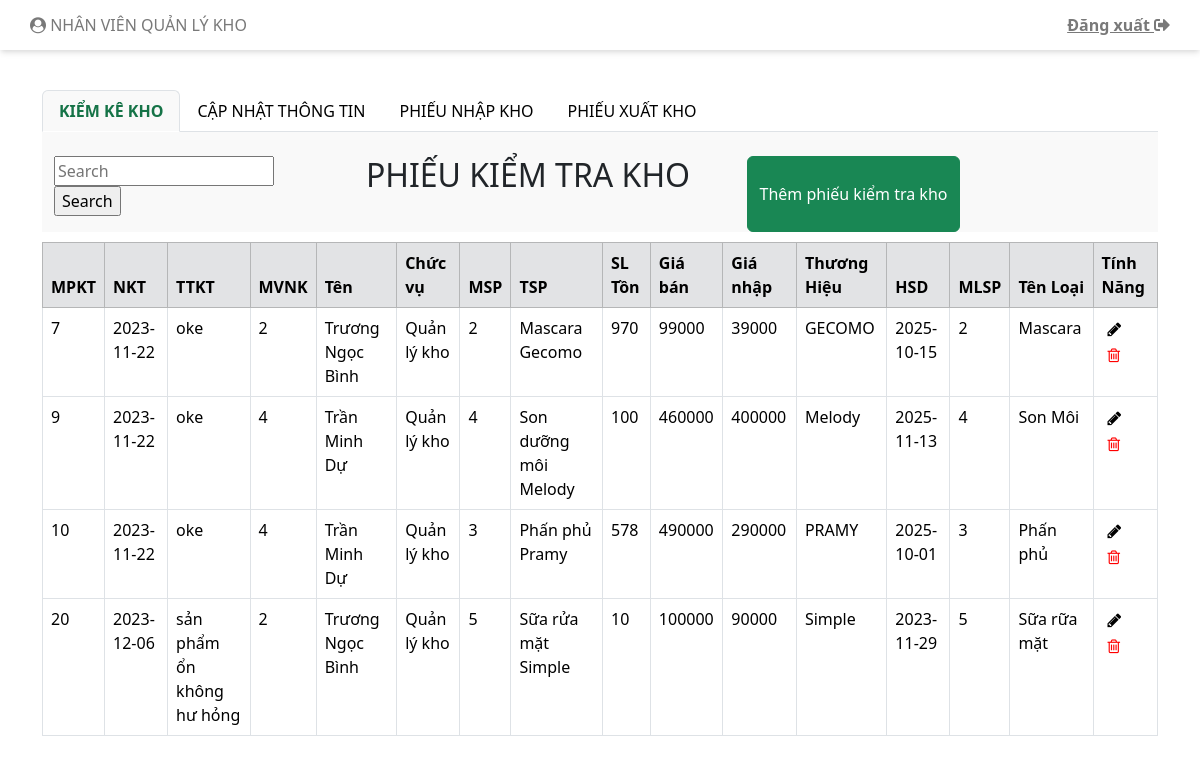
Before: /indexQLKH.php?kiem-ke-kho (signed in) with the older database file.
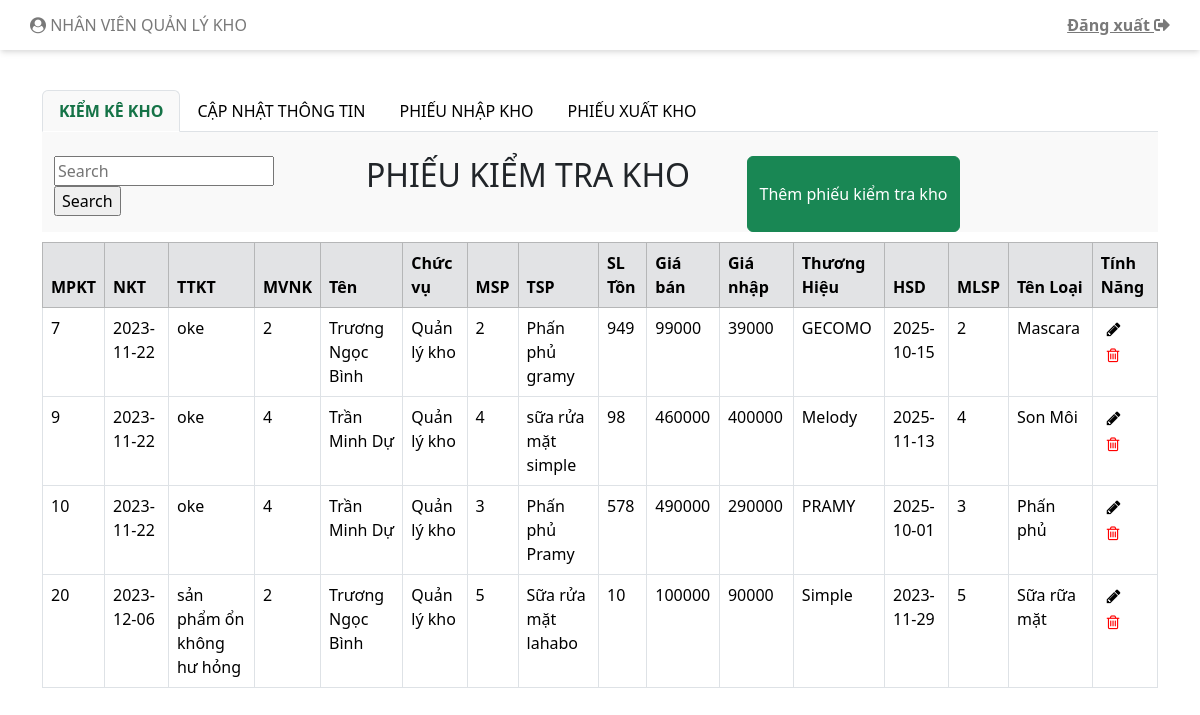
After: the same page with the newer database file.
### tables this page shows
CREATE TABLE `phieukiemtrakho` (
  `NgayKiemTra` date NOT NULL,
  `MaSanPham` int(11) NOT NULL,
  `MaNhanVien` int(11) NOT NULL,
  `TrangThaiKiemTra` varchar(50) NOT NULL,
  `MaPhieuKiemTraKho` tinyint(4) NOT NULL,
  `PhieuShow` tinyint(4) NOT NULL DEFAULT 1
);

CREATE TABLE `sanpham` (
  `MaSanPham` int(11) NOT NULL,
  `TenSanPham` varchar(100) NOT NULL,
  `SoLuongTon` int(11) NOT NULL DEFAULT 1,
  `MoTa` varchar(100) DEFAULT NULL,
  `GiaBan` double NOT NULL,
  `GiaNhap` double NOT NULL,
  `ThuongHieu` varchar(100) DEFAULT NULL,
  `HinhAnh` varchar(50) NOT NULL,
  `HanSuDung` date DEFAULT NULL,
  `LoaiSanPham` int(11) NOT NULL,
  `NhaCungCap` int(11) NOT NULL,
  `trangThai` tinyint(4) NOT NULL DEFAULT 1
);

CREATE TABLE `nhanvien` (
  `MaNhanVien` int(11) NOT NULL,
  `HoTen` varchar(50) NOT NULL,
  `MatKhau` varchar(20) NOT NULL,
  `Email` varchar(50) NOT NULL,
  `SoDienThoai` varchar(15) NOT NULL,
  `DiaChi` varchar(200) NOT NULL,
  `LoaiNhanVien` int(11) NOT NULL,
  `trangThai` int(11) NOT NULL DEFAULT 1
);

CREATE TABLE `loainhanvien` (
  `MaLoaiNhanVien` int(11) NOT NULL,
  `TenLoaiNhanVien` varchar(100) NOT NULL,
  `GhiChu` varchar(100) DEFAULT NULL
);

CREATE TABLE `loaisanpham` (
  `MaLoai` int(11) NOT NULL,
  `TenLoai` varchar(50) NOT NULL,
  `GhiChu` varchar(100) DEFAULT NULL
);

### model/mKiemKeKho.php (called while the page is built, shortened)
<?php
include_once("connect3.php");
class modelPhieuKiemTraKho{
    function SelectAllPhieuKiemTraKho()
    {
        $p = new KetNoiDB();
        if ($p->moKetNoi($con)) {
            $string = "SELECT pktk.MaPhieuKiemTraKho,pktk.TrangThaiKiemTra, pktk.PhieuShow,
            nvk.MaNhanVien, nvk.HoTen, pktk.NgayKiemTra,lnv.MaLoaiNhanVien,lnv.TenLoaiNhanVien,nvk.LoaiNhanVien,
            sp.MaSanPham, sp.TenSanPham, sp.SoLuongTon, sp.GiaBan, sp.GiaNhap, sp.ThuongHieu, sp.HanSuDung, sp.LoaiSanPham, lsp.TenLoai
            FROM phieukiemtrakho pktk
            INNER JOIN nhanvien nvk ON nvk.MaNhanVien = pktk.MaNhanVien
            INNER JOIN loainhanvien lnv ON lnv.MaLoaiNhanVien = nvk.LoaiNhanVien
            INNER JOIN sanpham sp ON sp.MaSanPham = pktk.MaSanPham
            INNER JOIN loaisanpham lsp ON lsp.MaLoai = sp.LoaiSanPham
            where LoaiNhanVien = '2'";
            $table = mysqli_query($con,$string);
            return $table;
        } else {
            return false;
        }
    }
}

### model/connect3.php (called while the page is built, shortened)
<?php
     class KetNoiDB{
        function moKetNoi(& $conn){
            $conn = mysqli_connect("localhost", "root", "", "mypham");
            if ($conn){
                mysqli_set_charset($conn, "utf8");
                return $conn;
            }else{
                return false;
            }
        }
    }
?>

### controller/cKiemKeKho.php (called while the page is built, shortened)
<?php
include_once("Model/mKiemKeKho.php");
class controlPhieuKiemTraKho{
    function getAllPhieuKiemTraKho()
    {
        $p = new modelPhieuKiemTraKho();
        $tbl = $p->SelectAllPhieuKiemTraKho();
        return $tbl;
    }
}

### view/vKiemKeKho.php (the view, shortened to what the changed rows need)
<?php
    include_once("controller/cKiemKeKho.php");
    class VPhieuKiemTraKho{
        function viewAllPhieuKiemTraKho(){
            $p = new controlPhieuKiemTraKho();
            $tbl = $p -> getAllPhieuKiemTraKho();
            showPhieuKiemTraKho($tbl);
        }
    }
        function showPhieuKiemTraKho($tbl){
            if($tbl){
                if(mysqli_num_rows($tbl) >0){
                    echo '
                    <div id="kiem-ke-kho" class="container tab-pane active"><br>
                    <div class="row timKiem-them">
                        <div class="timKiem input-group mb-3 col-md-5">
                            <form action="indexQLKH.php" method="get">
                                     <input type="text" name="txtSearchPKTK" size="18" placeholder = "Search" value = "';
                                     echo '" >
                                     <input type="submit" name="btnSearchPKTK" class="btnCus" value="Search">
                            </form>
                        </div>
                        <div class="timKiem col-md-4">
                            <h2>PHIẾU KIỂM TRA KHO</h2>
                        </div>
                        <div class="timKiem themPKTK col-md-3">
                            <button type="button" class="btn btn-success" data-bs-toggle="modal" data-bs-target="#ModalPKTK">
                                Thêm phiếu kiểm tra kho
                            </button>
                        </div>
                    </div>
                    </div>
                    ';
                    echo "<table class='pktk_tbl'> <tr>";
                        echo'
                        <table class="table table-bordered table-hover " id="myTable">
                        <thead class="table-secondary">
                                <tr class="ex">
                                <th width="auto">MPKT</th>
                                <th width="auto">NKT</th>
                                <th>TTKT</th>
                                <th>MVNK</th>
                                <th>Tên</th>
                                <th>Chức vụ</th>
                                <th>MSP</th>
                                <th>TSP</th>
                                <th>SL Tồn</th>
                                <th>Giá bán</th>
                                <th>Giá nhập</th>
                                <th>Thương Hiệu</th>
                                <th>HSD</th>
                                <th>MLSP</th>
                                <th>Tên Loại</th>
                                <th>Tính Năng</th>
                            </tr>
                        </thead>
                        ';
                        while($row = mysqli_fetch_assoc($tbl)){
                            if($row["PhieuShow"] == 1){
                                echo "<tr >";
                                echo "<td>". $row['MaPhieuKiemTraKho'] ."</td>";
                                echo "<td>". $row['NgayKiemTra'] ."</td>";
                                echo "<td>". $row['TrangThaiKiemTra'] ."</td>";
                                echo "<td>". $row['MaNhanVien'] ."</td>";
                                echo "<td>". $row['HoTen'] ."</td>";
                                echo "<td>". $row['TenLoaiNhanVien'] ."</td>";
                                echo "<td>". $row['MaSanPham'] ."</td>";
                                echo "<td>". $row['TenSanPham'] ."</td>";
                                echo "<td>". $row['SoLuongTon'] ."</td>";
                                echo "<td>". $row['GiaBan'] ."</td>";
                                echo "<td>". $row['GiaNhap'] ."</td>";
                                echo "<td>". $row['ThuongHieu'] ."</td>";
                                echo "<td>". $row['HanSuDung'] ."</td>";
                                echo "<td>". $row['LoaiSanPham'] ."</td>";
                                echo "<td>". $row['TenLoai'] ."</td>";
                                echo "<td>
                                        <form action='#' method='get'>
                                        <input type='hidden' name='MaPhieuKiemTraKho' value='" . $row["MaPhieuKiemTraKho"] . "'>
                                        <button class='btnCus btn2 edit' type='submit' value='edit' name= 'btnSubmitActionPhieuKiemTraKho'>
                                            <i class='fa fa-pencil' aria-hidden='true'></i>
                                        </button>
                                    </form>
                                    <form action='#' method='get'onsubmit='return confirmDelete();'>
                                        <input type='hidden' name='MaPhieuKiemTraKho' value='" . $row["MaPhieuKiemTraKho"] . "'>
                                        <button class='btnCus btn2 delete' type='submit' value='delete' name= 'btnSubmitActionPhieuKiemTraKho'>
                                            <i class='fa fa-trash-o' aria-hidden='true'></i>
                                        </button>
                                        </form>
                                    </td>";
                                echo "</tr>";
                            }
                        }
                        echo "</table>";
            }else{
                echo"Không tìm thấy sản phẩm!";
                echo header("refresh: 5; url='indexQLKH.php?kiem-ke-kho'");
            }
        }
        }
    ?>

Changed rows visible on the page:
changed through a linked row, phieukiemtrakho "GECOMO": sanpham.TenSanPham "Mascara Gecomo" → "Phấn phủ gramy"; sanpham.SoLuongTon "970" → "949"
changed through a linked row, phieukiemtrakho "Melody": sanpham.TenSanPham "Son dưỡng môi Melody" → "sữa rửa mặt simple"; sanpham.SoLuongTon "100" → "98"
changed through a linked row, phieukiemtrakho "sản phẩm ổn không hư hỏng": sanpham.TenSanPham "Sữa rửa mặt Simple" → "Sữa rửa mặt lahabo"
